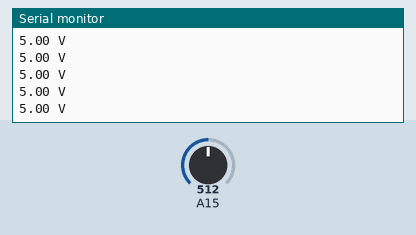
Simulated run of this sketch. Board: Arduino Mega 2560, built with avr-gcc and run on an emulated ATmega2560. On the bench: the last lines printed to the serial monitor. The inputs (shaded band) are chosen by the test bench; at power-on: A15 = 512.

Above: at 1.2 s.
1.3 s: A15 set to 716
At 1.33 s:
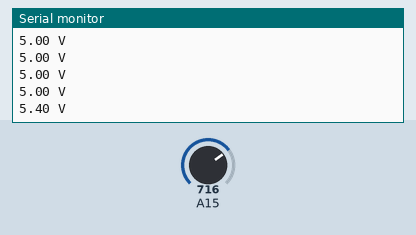
2.8 s: A15 set to 900
At 2.85 s:
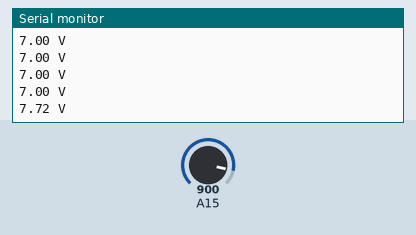
Timing chart, 0 to 5.8 s (numbered marks = the images above; inputs shaded):
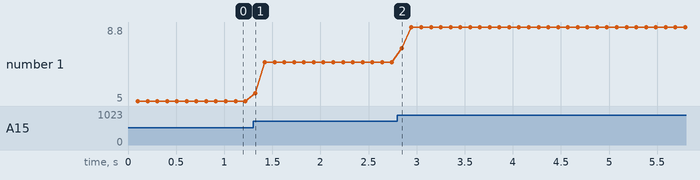

The sketch:

voltage_sensor.ino
```cpp
// number of analog samples to take per reading
#define NUM_SAMPLES 10

int sum = 0;                    // sum of samples taken
unsigned char sample_count = 0; // current sample number
float voltage = 0.0;            // calculated voltage

void setup()
{
    Serial.begin(9600);
}

void loop()
{
    while (sample_count < NUM_SAMPLES) {
        sum += analogRead(A15);
        sample_count++;
        delay(10);
    }
    voltage = ((float)sum / (float)NUM_SAMPLES * 5.0) / 1023.0;
    Serial.print(voltage * 2);
    Serial.println (" V");
    sample_count = 0;
    sum = 0;
}
```

Measured:
- after the input at 1.3 s, the serial monitor: prints a new line at once (image 1)
- after the input at 2.8 s, the serial monitor: prints a new line at once (image 2)
- plotted number 1: 5 → 7 after the input at 1.3 s, 7 → 8.8 after the input at 2.8 s
